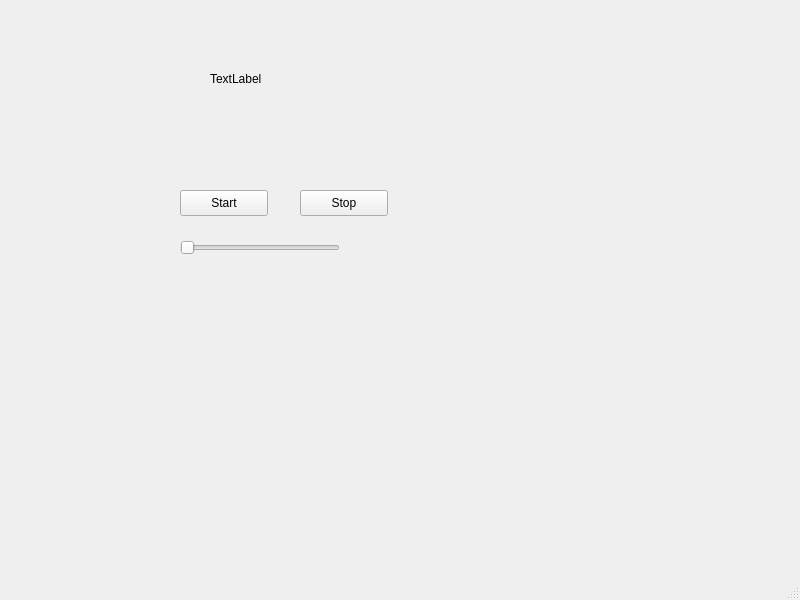
<?xml version="1.0" encoding="UTF-8"?>
<ui version="4.0">
 <class>MainWindow</class>
 <widget class="QMainWindow" name="MainWindow">
  <property name="geometry">
   <rect>
    <x>0</x>
    <y>0</y>
    <width>800</width>
    <height>600</height>
   </rect>
  </property>
  <property name="windowTitle">
   <string>MainWindow</string>
  </property>
  <widget class="QWidget" name="centralwidget">
   <widget class="QPushButton" name="pushButton">
    <property name="geometry">
     <rect>
      <x>180</x>
      <y>190</y>
      <width>88</width>
      <height>26</height>
     </rect>
    </property>
    <property name="text">
     <string>Start</string>
    </property>
   </widget>
   <widget class="QPushButton" name="pushButton_2">
    <property name="geometry">
     <rect>
      <x>300</x>
      <y>190</y>
      <width>88</width>
      <height>26</height>
     </rect>
    </property>
    <property name="text">
     <string>Stop</string>
    </property>
   </widget>
   <widget class="QSlider" name="horizontalSlider">
    <property name="geometry">
     <rect>
      <x>180</x>
      <y>240</y>
      <width>160</width>
      <height>16</height>
     </rect>
    </property>
    <property name="orientation">
     <enum>Qt::Horizontal</enum>
    </property>
   </widget>
   <widget class="QLabel" name="label">
    <property name="geometry">
     <rect>
      <x>210</x>
      <y>70</y>
      <width>66</width>
      <height>18</height>
     </rect>
    </property>
    <property name="text">
     <string>TextLabel</string>
    </property>
   </widget>
  </widget>
  <widget class="QMenuBar" name="menubar">
   <property name="geometry">
    <rect>
     <x>0</x>
     <y>0</y>
     <width>800</width>
     <height>23</height>
    </rect>
   </property>
  </widget>
  <widget class="QStatusBar" name="statusbar"/>
 </widget>
 <resources/>
 <connections/>
</ui>
